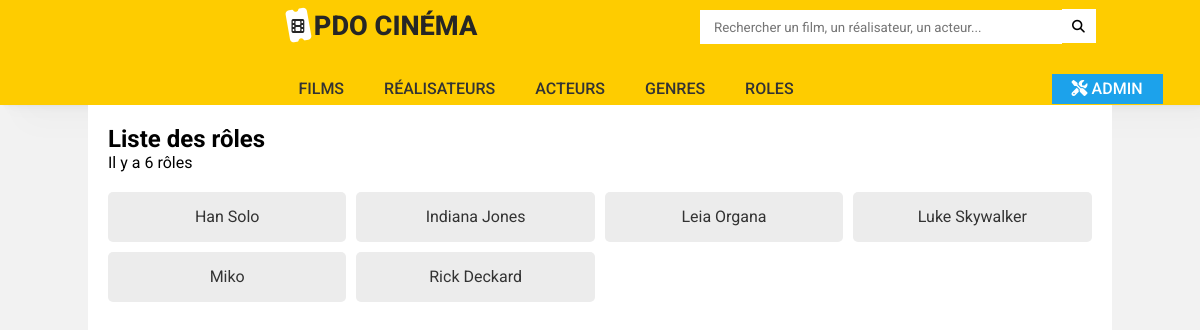
/index.php?action=listRoles, run on the app's committed database.
### tables this page shows
CREATE TABLE IF NOT EXISTS `role` (
  `id_role` int(11) NOT NULL AUTO_INCREMENT,
  `nom_personnage` varchar(50) NOT NULL,
  `photo` varchar(255) NOT NULL,
  PRIMARY KEY (`id_role`)
);

### controller/cinemaController.php (called while the page is built, shortened)
<?php
class CinemaController {
    public function listRoles(){
        $pdo = Connect::seConnecter();
        $requete = $pdo->query('
        SELECT nom_personnage,id_role
        FROM role
        ORDER BY nom_personnage ASC
        ');
        require 'view/listRoles.php';
    }
}

### view/listRoles.php (the view, shortened to what this page needs)
<p> Il y a <?= $requete->rowCount() ?> rôles</p>
<div id="listRoles">
            <?php
                foreach($requete->fetchAll() as $role) { ?>
                    <a href="index.php?action=detailRole&id=<?= $role['id_role'] ?>"><?= $role['nom_personnage'] ?></a>
            <?php } ?>
</div>
<?php
require 'view/template.php';
?>

### public/style.css (style rules this page uses)
* { box-sizing: border-box; margin: 0; padding: 0; font-family: 'Roboto', sans-serif; list-style: none; text-decoration: none; }
body { background-color:#f2f2f2; display: flex; justify-content: center; flex-wrap: wrap; }
a { color: #333333; }
.contenu p { width: 100%; }
#listRoles { width: 100%; display: flex; flex-wrap: wrap; gap: 10px; margin-top: 20px; }
#listRoles a { width: 14.9rem; height: 50px; line-height: 50px; text-align: center; vertical-align: middle; border-radius: 5px; background-color: #ececec; transition: .2s; }

### data on the page
role: nom_personnage "Han Solo"
role: nom_personnage "Indiana Jones"
role: nom_personnage "Leia Organa"
role: nom_personnage "Luke Skywalker"
role: nom_personnage "Miko"
role: nom_personnage "Rick Deckard"

### other printed values
$titre_secondaire "Liste des rôles"
$requete->rowCount() "6"
